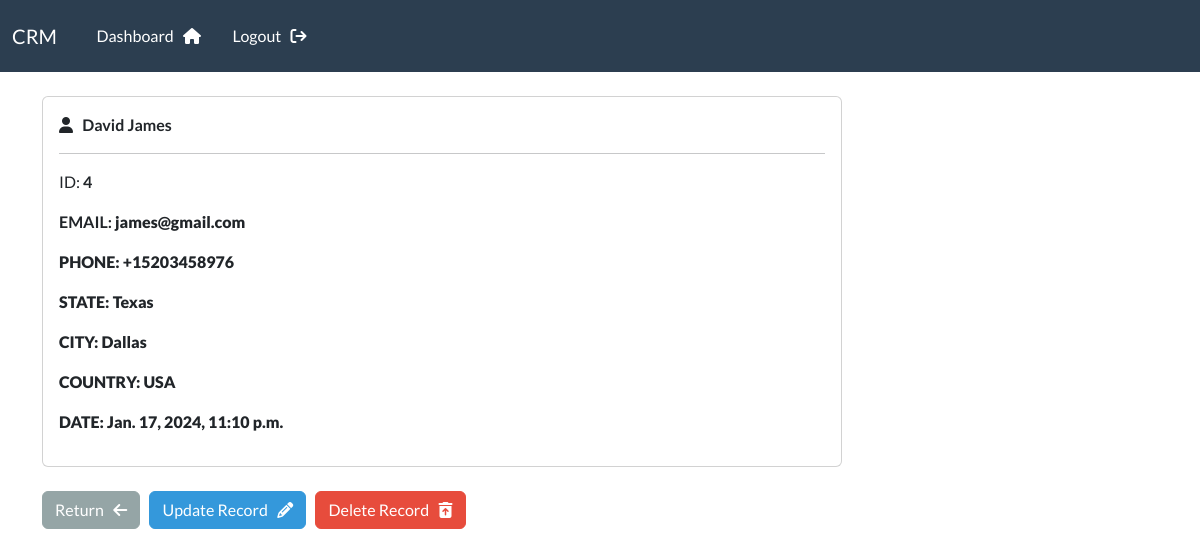
Screenshot of /record/4/ (signed in) with the database file from the repository.
### webapp/models.py (models this page shows, shortened)
class Record(models.Model):
    creation_date = models.DateTimeField(auto_now_add=True)
    first_name = models.CharField(max_length=100)
    last_name = models.CharField(max_length=100)
    email = models.CharField(max_length=255)
    phone = models.CharField(max_length=20)
    state = models.CharField(max_length=200)
    city = models.CharField(max_length=255)
    country = models.CharField(max_length=100)

### webapp/views.py (the view)
# urls.py: path('record/<int:pk>/', views.singular_record, name="record"),
@login_required(login_url="login")
def singular_record(request, pk):
    all_records = Record.objects.get(id=pk)
    context = {
        'record':all_records,
        }
    return render(request,"webapp/view-record.html", context)

### webapp/templates/webapp/view-record.html (shortened to what this page needs)
{% extends 'webapp/base.html' %}
{% load crispy_forms_tags%}
{% block content %}
<div class="card" style="width: 100vh;">
    <div class="card-body">
        <i class="fa-solid fa-user"></i> &nbsp;
        <strong>
            {{ record.first_name }}
            {{ record.last_name }}
        </strong>
        <hr>
        <p class="card-text"> ID: <strong>{{record.id}}</p>
        <p class="card-text"> EMAIL: <strong>{{record.email}}</p>
        <p class="card-text"> PHONE: <strong>{{record.phone}}</p>
        <p class="card-text"> STATE: <strong>{{record.state}}</p>
        <p class="card-text"> CITY: <strong>{{record.city}}</p>
        <p class="card-text"> COUNTRY: <strong>{{record.country}}</p>
        <p class="card-text"> DATE: <strong>{{record.creation_date}}</p>
    </div>
  </div>
   <br>
   <a href="{% url 'dashboard' %}" class="btn btn-secondary">Return &nbsp; <i class="fa-solid fa-arrow-left"></i></a>
   <a href="{% url 'update-record' pk=record.id %}" class="btn btn-info">Update Record &nbsp; <i class="fa-solid fa-pencil"></i></a>
   <a href="{% url 'delete-record' pk=record.id %}" class="btn btn-danger">Delete Record &nbsp; <i class="fa-solid fa-trash-can-arrow-up"></i></a>
{% endblock %}

### rows the page displays
Record: first_name "David", last_name "James", id "4", email "james@gmail.com", phone "+15203458976", state "Texas", city "Dallas", country "USA", creation_date "Jan. 17, 2024, 11:10 p.m."
